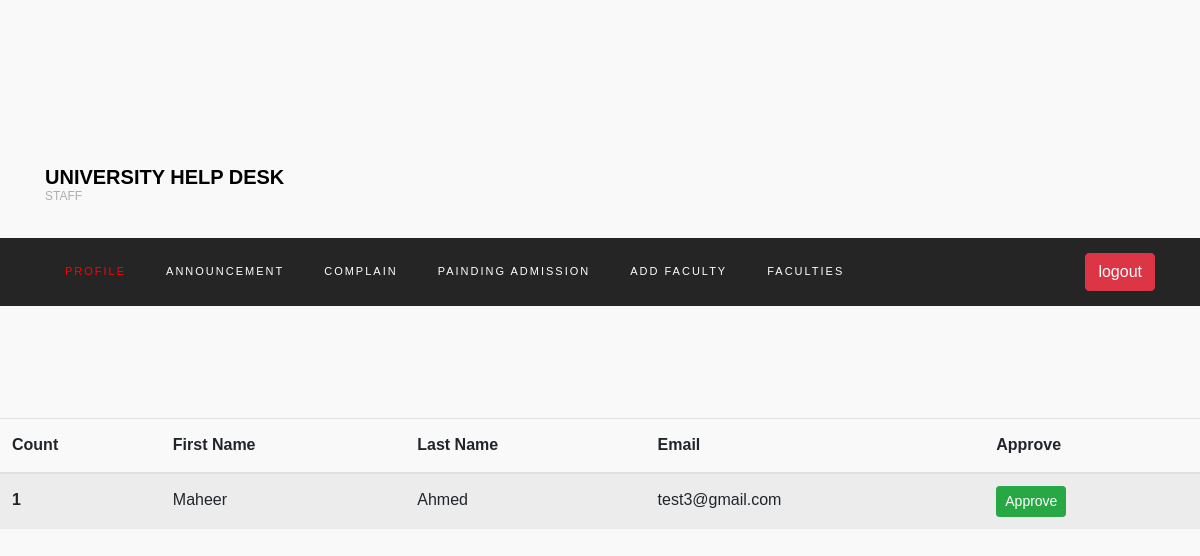
Page /approval-staff-view/ on the committed database.
### login/models.py (models this page shows)
class Student(models.Model):
    user = models.ForeignKey(User, on_delete=models.CASCADE)
    student_id = models.CharField(
        max_length=10, unique=True, null=True, blank=True)
    phone = models.CharField(max_length=200, blank=True, null=True)
    department = models.CharField(max_length=200, blank=True, null=True)
    enrolled_semester = models.CharField(max_length=200, blank=True, null=True)
    is_approved = models.BooleanField(default=False, null=True, blank=True)
    def __str__(self):
        return f"{self.user.first_name} {self.user.last_name}"

### login/views.py (the view)
# urls.py: path('approval-staff-view/', views.staff_pending_request_view,
def staff_pending_request_view(request):
    students = Student.objects.filter(is_approved=False)
    print(students)
    return render(request, 'staff_approve_student.html', {"students": students})

### templates/staff_approve_student.html
{%extends 'staff_base.html' %}
{%block main-content %}
	<section>
        <table class="table table-striped">
            <thead>
              <tr>
                <th scope="col">Count</th>
                <th scope="col">First Name</th>
                <th scope="col">Last Name</th>
                <th scope="col">Email</th>
                <th scope="col">Approve</th>
              </tr>
            </thead>
            <tbody>
                {%for student in students%}
              <tr>
                <th scope="row">{{forloop.counter}}</th>
                <td>{{student.user.first_name}}</td>
                <td>{{student.user.last_name}}</td>
                <td>{{student.user.email}}</td>
                <td><a href="{% url 'approve_request_confirmation' student.id %}" class="btn btn-sm btn-success">Approve</a></td>
              </tr>
            {%endfor%}
            </tbody>
          </table>
	</section>
{%endblock main-content %}

### static/profile/style.css (style rules this page uses)
body { background-color: #f9f9fa }

### rows in the picture
Student: user.first_name "Maheer", user.last_name "Ahmed", user.email "test3@gmail.com"
